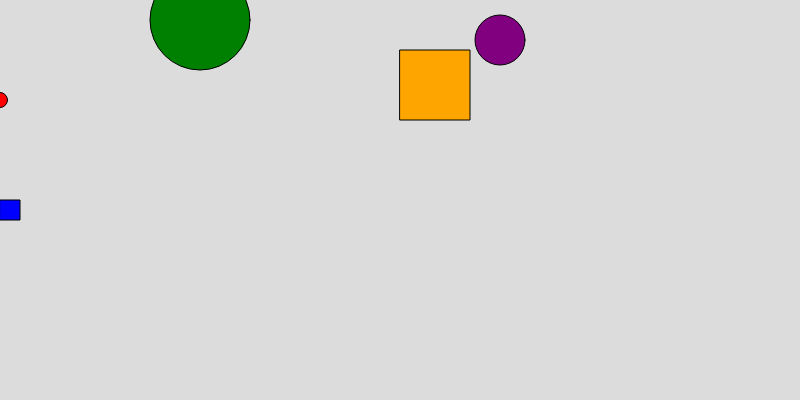
Frame 1 (no input)
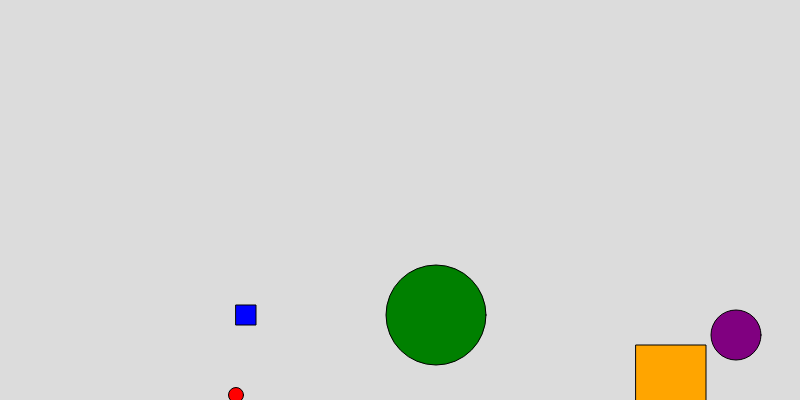
Frame 60 (no input)
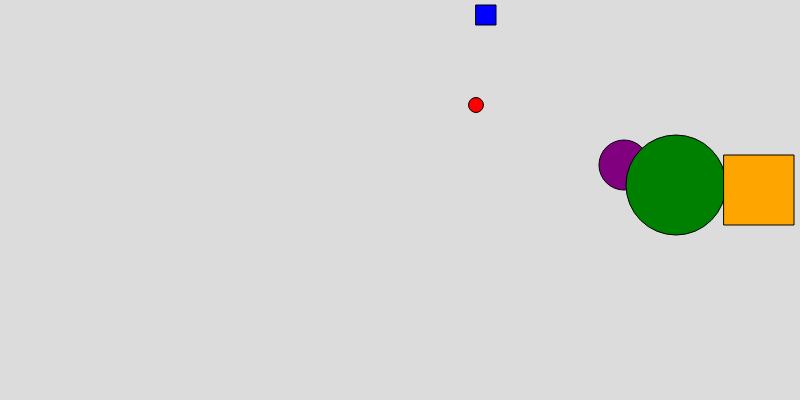
Frame 120 (the mouse pressed at the canvas centre since frame 60)

The p5.js sketch that drew these frames (run headless with seeded random() and noise() and a simulated clock; from frame 60 on, the mouse is pressed at the canvas centre):

// p5.js sketch
// ── sketch.js
//create a variable to hold one ball
let b;
let anotherBall;
let thirdBall;
let s;
let r;

function setup() {
  createCanvas(800, 400);
  s = new square(0,200,20,"blue",4,5)
  b = new Ball(0, 100,15,"red",4,5); //make a new ball from the Ball class and call it b.
  anotherBall = new Ball(200,20,100,"green",4,5);
  thirdBall = new Ball(500,40,50,"purple",4,5);
  r = new square (400,50,70, "orange",4,5);
}


function draw(){
	background(220);
    b.drawBall(); //draw the ball called b (go look in the Ball class for the drawBall function)
    b.moveBall(); //move the ball called b (go look in the Ball class for the moveBall function)
    thirdBall.drawBall();
    thirdBall.moveBall();
    anotherBall.drawBall();
    anotherBall.moveBall();
    s.drawsquare();
    s.movesquare();
    r.drawsquare();
    r.movesquare();
}


//ball class from which to create new balls with similar properties.
class Ball {

	constructor(x,y,size,color,speed,speed2){ //every ball needs an x value and a y value
		    this.x = x;
    		this.y = y;
        this.color= color;
        this.size=size;
        this.speed=speed;
        this.speed2=speed2;
	}
	drawBall(){  // draw a ball on the screen at x,y
    		stroke(0);
    		fill(this.color);
		    ellipse(this.x,this.y,this.size,this.size);
	}
	moveBall(){ //update the location of the ball, so it moves across the screen
		this.x = this.x+this.speed;
		this.y = this.y+this.speed2;
    if (this.x == 800){
      this.speed= -this.speed;
    }
    if (this.y == 400){
      this.speed2= -this.speed2;
    }
    if (this.x == 0){
      this.speed= -this.speed;
    }
    if (this.y == 0){
      this.speed2= -this.speed2;
    }
	}
}
class square {

	constructor(x,y,size,color,speed,speed2){ //every ball needs an x value and a y value
		    this.x = x;
    		this.y = y;
        this.color= color;
        this.size=size;
        this.speed = speed;
        this.speed2 = speed2;
	}
	drawsquare(){  // draw a ball on the screen at x,y
    		stroke(0);
    		fill(this.color);
		    rect(this.x,this.y,this.size,this.size);
	}
	movesquare(){ //update the location of the ball, so it moves across the screen
		this.x = this.x+this.speed;
		this.y = this.y+this.speed2;
  if (this.x == 800){
    this.speed= -this.speed;
  }
  if (this.y == 400){
    this.speed2= -this.speed2;
  }
  if (this.x == 0){
    this.speed= -this.speed;
  }
  if (this.y == 0){
    this.speed2= -this.speed2;
  }
  }
}
